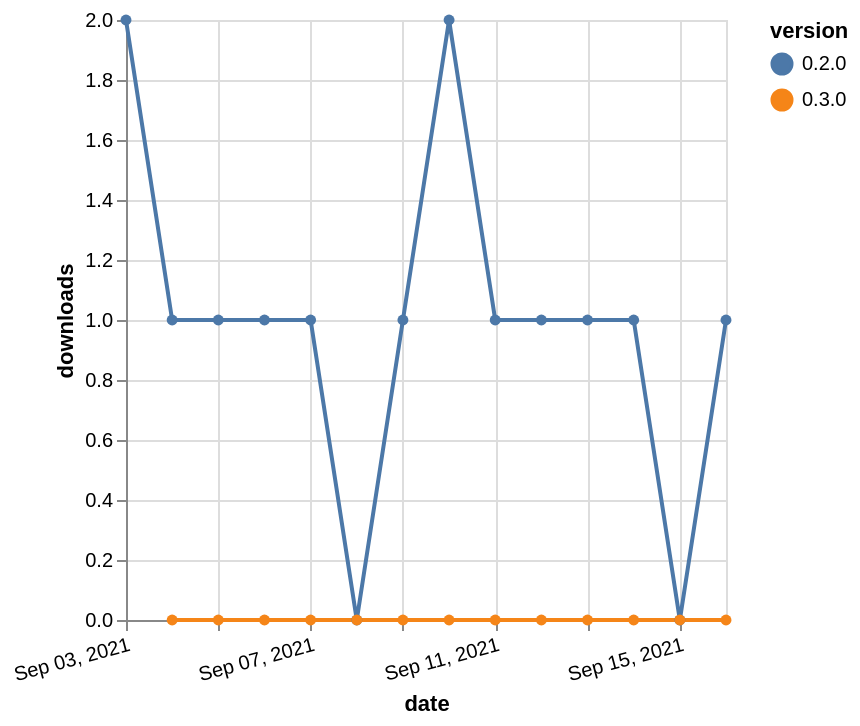

This figure's Vega-Lite source:
### Vega-Lite specification from a JSON file in a GitHub repository (floating-point values rounded to 4 significant figures)
{"$schema": "https://vega.github.io/schema/vega-lite/v5.json", "description": "A simple bar chart with embedded data.", "data": {"values": [{"date": "2021-09-03", "total": 31, "delta": 2, "version": "0.2.0"}, {"date": "2021-09-04", "total": 32, "delta": 1, "version": "0.2.0"}, {"date": "2021-09-05", "total": 33, "delta": 1, "version": "0.2.0"}, {"date": "2021-09-06", "total": 34, "delta": 1, "version": "0.2.0"}, {"date": "2021-09-07", "total": 35, "delta": 1, "version": "0.2.0"}, {"date": "2021-09-08", "total": 35, "delta": 0, "version": "0.2.0"}, {"date": "2021-09-09", "total": 36, "delta": 1, "version": "0.2.0"}, {"date": "2021-09-10", "total": 38, "delta": 2, "version": "0.2.0"}, {"date": "2021-09-11", "total": 39, "delta": 1, "version": "0.2.0"}, {"date": "2021-09-12", "total": 40, "delta": 1, "version": "0.2.0"}, {"date": "2021-09-13", "total": 41, "delta": 1, "version": "0.2.0"}, {"date": "2021-09-14", "total": 42, "delta": 1, "version": "0.2.0"}, {"date": "2021-09-15", "total": 42, "delta": 0, "version": "0.2.0"}, {"date": "2021-09-16", "total": 43, "delta": 1, "version": "0.2.0"}, {"date": "2021-09-04", "total": 11, "delta": 0, "version": "0.3.0"}, {"date": "2021-09-05", "total": 14, "delta": 0, "version": "0.3.0"}, {"date": "2021-09-06", "total": 15, "delta": 0, "version": "0.3.0"}, {"date": "2021-09-07", "total": 18, "delta": 0, "version": "0.3.0"}, {"date": "2021-09-08", "total": 18, "delta": 0, "version": "0.3.0"}, {"date": "2021-09-09", "total": 19, "delta": 0, "version": "0.3.0"}, {"date": "2021-09-10", "total": 20, "delta": 0, "version": "0.3.0"}, {"date": "2021-09-11", "total": 21, "delta": 0, "version": "0.3.0"}, {"date": "2021-09-12", "total": 22, "delta": 0, "version": "0.3.0"}, {"date": "2021-09-13", "total": 23, "delta": 0, "version": "0.3.0"}, {"date": "2021-09-14", "total": 24, "delta": 0, "version": "0.3.0"}, {"date": "2021-09-15", "total": 24, "delta": 0, "version": "0.3.0"}, {"date": "2021-09-16", "total": 25, "delta": 0, "version": "0.3.0"}]}, "width": "container", "mark": {"type": "line", "point": {"filled": true}}, "encoding": {"x": {"field": "date", "type": "temporal", "timeUnit": "yearmonthdate", "title": "date", "axis": {"labelAngle": -15}}, "y": {"field": "delta", "type": "quantitative", "title": "downloads"}, "color": {"field": "version", "type": "nominal"}, "tooltip": {"field": "delta"}}}
